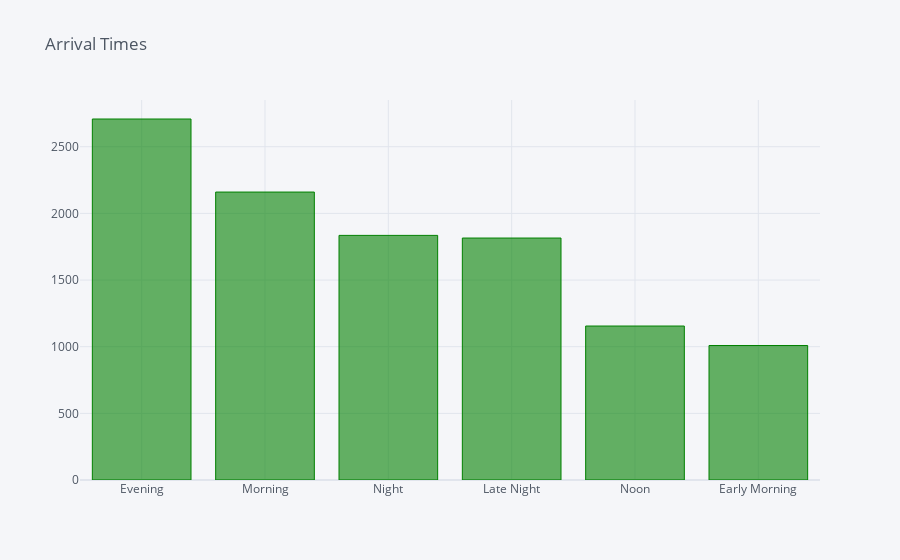

The code cell stored with this chart in its notebook:
### Code cell
data['Arriv_Hour'].apply(departure_time).value_counts().iplot(kind='bar', color='green', title="Arrival Times")

### Figure 1 — Plotly figure (JSON) as saved in the notebook; plotly's stock layout.template omitted (floating-point values rounded to 4 significant figures)
{"data": [{"marker": {"color": "rgba(0, 128, 0, 0.6)", "line": {"color": "rgba(0, 128, 0, 1.0)", "width": 1}}, "name": "Arriv_Hour", "orientation": "v", "text": "", "type": "bar", "x": ["Evening", "Morning", "Night", "Late Night", "Noon", "Early Morning"], "y": [2708, 2160, 1835, 1815, 1155, 1009]}], "layout": {"legend": {"bgcolor": "#F5F6F9", "font": {"color": "#4D5663"}}, "paper_bgcolor": "#F5F6F9", "plot_bgcolor": "#F5F6F9", "title": {"font": {"color": "#4D5663"}, "text": "Arrival Times"}, "xaxis": {"gridcolor": "#E1E5ED", "showgrid": true, "tickfont": {"color": "#4D5663"}, "title": {"font": {"color": "#4D5663"}, "text": ""}, "zerolinecolor": "#E1E5ED"}, "yaxis": {"gridcolor": "#E1E5ED", "showgrid": true, "tickfont": {"color": "#4D5663"}, "title": {"font": {"color": "#4D5663"}, "text": ""}, "zerolinecolor": "#E1E5ED"}}}
